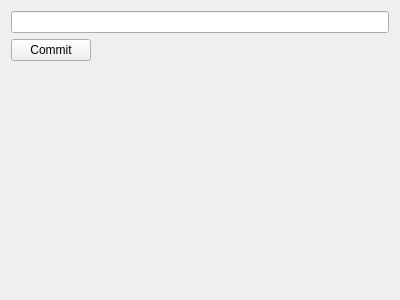
<?xml version="1.0" encoding="UTF-8"?>
<ui version="4.0">
 <class>Form</class>
 <widget class="QWidget" name="Form">
  <property name="geometry">
   <rect>
    <x>0</x>
    <y>0</y>
    <width>400</width>
    <height>300</height>
   </rect>
  </property>
  <property name="windowTitle">
   <string>Form</string>
  </property>
  <layout class="QVBoxLayout" name="verticalLayout">
   <item>
    <widget class="QLineEdit" name="lineEdit"/>
   </item>
   <item>
    <layout class="QHBoxLayout" name="horizontalLayout_2">
     <item>
      <widget class="QPushButton" name="commitButton">
       <property name="text">
        <string>Commit</string>
       </property>
      </widget>
     </item>
     <item>
      <spacer name="horizontalSpacer">
       <property name="orientation">
        <enum>Qt::Horizontal</enum>
       </property>
       <property name="sizeHint" stdset="0">
        <size>
         <width>40</width>
         <height>20</height>
        </size>
       </property>
      </spacer>
     </item>
    </layout>
   </item>
   <item>
    <spacer name="verticalSpacer">
     <property name="orientation">
      <enum>Qt::Vertical</enum>
     </property>
     <property name="sizeHint" stdset="0">
      <size>
       <width>20</width>
       <height>222</height>
      </size>
     </property>
    </spacer>
   </item>
  </layout>
 </widget>
 <resources>
  <include location="Experiment.qrc"/>
 </resources>
 <connections/>
</ui>
